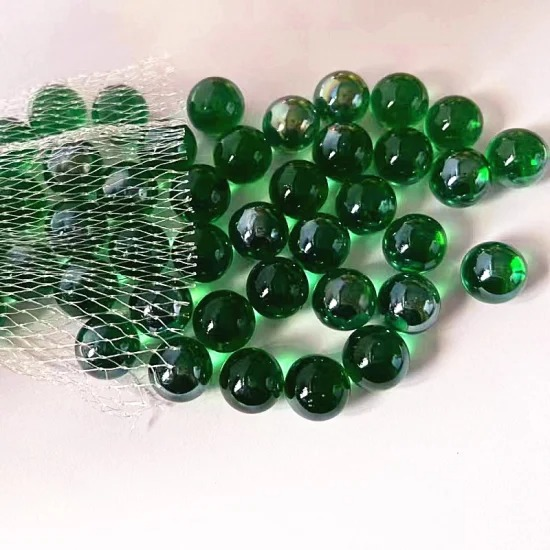
#> input picture img/o.jpg, 550 x 550 px
$ python img10.py
#> lines starting #> are read from the running program, lines starting #| are printed output that depends on the picture; after the words box and inside, x2 and y2 are one past the last pixel; in counts of white or black regions, pixels touching at a corner belong together
#check the color of the image by using mask

import cv2
import numpy

while True:
    img = cv2.imread("img/o.jpg")
#> img is the input picture: shape (550, 550, 3); mean B, G, R 154.8, 169.5, 158.3
    img=cv2.resize(img,(400,400))
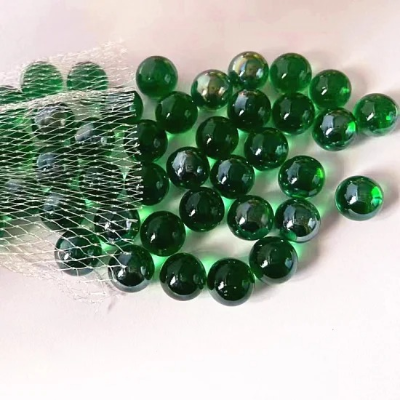
#> img: shape (400, 400, 3); mean B, G, R 154.7, 169.4, 158.3

    lower = numpy.array([8,48,6])
    upper = numpy.array([75,255,39])

    mask = cv2.inRange(img,lower,upper)
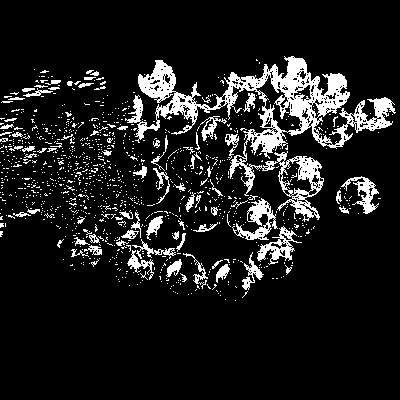
#> mask: shape (400, 400); 11.3% white; 1090 white regions (1012 under 20 px), largest, box (x1, y1, x2, y2) and area: (125, 56, 396, 222) 9274, (232, 198, 278, 240) 698, (257, 226, 302, 265) 575


    if cv2.waitKey(1) & 0xFF == ord("e"):
#> (key e is pressed here)
        break

    cv2.imshow("Image",img)
    cv2.imshow("Mask",mask)

cv2.destroyAllWindows()
